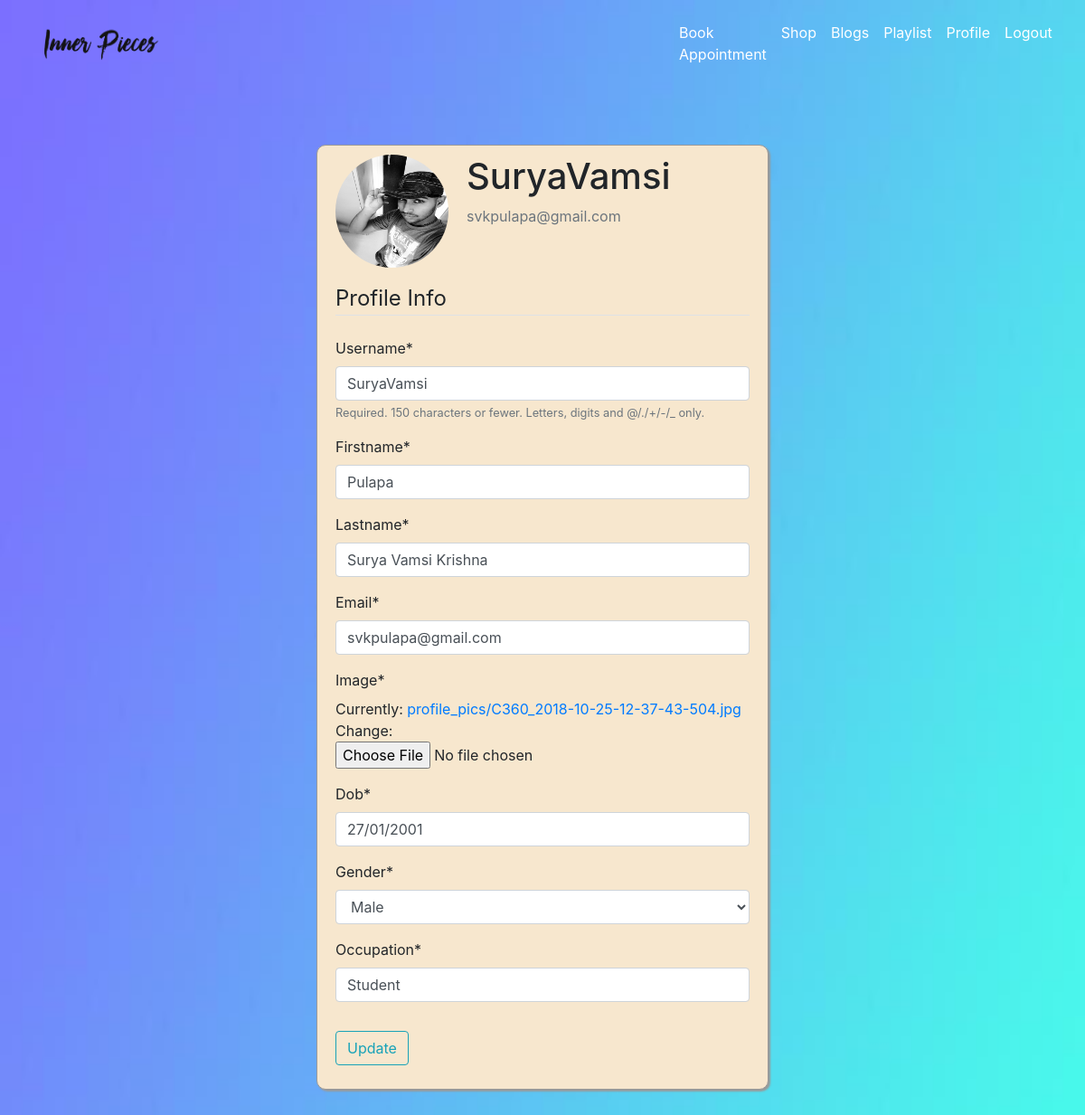
Screenshot of /profile/update (signed in) with the database file from the repository.
### users/models.py (models this page shows, shortened)
class User(AbstractUser):
    email = models.EmailField(verbose_name="email", max_length=60, unique=True)
    firstname = models.CharField(max_length = 200)
    lastname = models.CharField(max_length = 200)
    is_patient = models.BooleanField(default=False)
    is_doctor = models.BooleanField(default=False)
    image = models.ImageField(default='default.jpg',upload_to='profile_pics')
    tokey = models.CharField(max_length = 50, default='0')

class Patient(models.Model):
    user = models.OneToOneField(User, on_delete=models.CASCADE, primary_key=True)
    dob = models.DateField()
    age = models.IntegerField()
    CHOICES = (('M', 'Male'),('F', 'Female'),)
    gender = models.CharField(max_length = 1, choices = CHOICES)
    occupation = models.CharField(max_length = 200)

### users/views.py (the view, shortened to what this page needs)
# urls.py: path('profile/update', user_views.profile_update, name='profile_update'),
@login_required
def profile_update(request):
	if request.user.is_patient:
		if request.method == 'POST':
			form = UserUpdateForm(request.POST,request.FILES,instance=request.user )
			patient_form = PatientUpdateForm(request.POST,instance = request.user.patient)
			if form.is_valid() and patient_form.is_valid():
				form.save()
				patient_form.save()
				return redirect('profile')
		else:
			form = UserUpdateForm(instance=request.user)
			patient_form = PatientUpdateForm(instance = request.user.patient)
			print('form not valid')
			print(request.user.patient.dob)
			print(request.user.patient.dob.month)
			print(request.user.patient.dob.year)
			print(request.user.patient.dob.day)
		return render(request, 'users/profile_update.html',{'form':form, 'patient_form': patient_form})

### users/forms.py
class UserUpdateForm(forms.ModelForm):
    class Meta:
        model = User
        fields = ['username','firstname','lastname','email','image']

class PatientUpdateForm(forms.ModelForm):
    class Meta:
        model = Patient
        CHOICES = [('M','Male'),('F','Female')]
        gender = forms.ChoiceField(widget=forms.RadioSelect, choices=CHOICES)
        fields = ['dob','gender','occupation']
        widgets = {
            'dob': forms.DateInput(format=('%d/%m/%Y')),
        }

### users/templates/users/profile_update.html (shortened to what this page needs)
{% load static %}
<!DOCTYPE html>
<html lang="en">
	<head>
    	<link rel="stylesheet" type="text/css" href="{% static 'main.css' %}">
		<link href="{% static 'fonts/font-awesome/css/font-awesome.css' %}" rel="stylesheet">
		<link rel="stylesheet" href="https://maxcdn.bootstrapcdn.com/bootstrap/4.0.0/css/bootstrap.min.css">
	</head>
<body>
		<header>
			<nav class="navbar navbar-expand-lg fixed-top py-3" >
    <div class="container"><a href="{% url 'home-page' %}" class="navbar-brand"><img src="{% static 'logoname.png' %}" style="height: 40px; width: 132px;"></a>
          <div style="margin-left: 550px;">
          <div id="navbarSupportedContent" class="collapse navbar-collapse">
              <ul class="navbar-nav ml-auto">
                  <li class="nav-item active">
                      <a class="nav-link scroll-link" href="#one">Book Appointment <span class="sr-only">(current)</span></a>
                  </li>
                  <li class="nav-item">
                      <a class="nav-link scroll-link" href="{% url 'store' %}">Shop</a>
                  </li>
                  <li class="nav-item">
                      <a class="nav-link scroll-link" href="{% url 'blog-home' %}">Blogs</a>
                  </li>
                  <li class="nav-item">
                      <a class="nav-link scroll-link" href="#four">Playlist</a>
                  </li>
                  <li class="nav-item">
                      <a class="nav-link scroll-link" href="{% url 'profile' %}">Profile</a>
                  </li>
                  <li class="nav-item">
                      <a class="nav-link scroll-link" href="javascript:{document.getElementById('logout').submit()}" onclick="">Logout</a>
                  </li>
              </ul>
          </div>
          </div>
    </div>
  </nav>
			</header>
{% load crispy_forms_tags %}
    <div class="content-section aam content-section mx-auto" style="margin-top: 10em; background-color: #f7e7ce;border-radius: 10px; ">
      <div class="media">
        <img class="rounded-circle account-img" src="{{ user.image.url }}">
        <div class="media-body">
          <h2 class="account-heading">{{ user.username }}</h2>
		  <p class="text-secondary">{{ user.email }}</p>
        </div>
	  </div>
	  <form method="POST" enctype="multipart/form-data">
		<fieldset class="form-group">
			<legend class="border-bottom mb-4">Profile Info</legend>
			{% if user.is_authenticated %}
				{{ form|crispy}}
					{% if user.is_patient %}
						{{ patient_form|crispy }}
					{% else %}
						{{ doctor_form|crispy }}
					{% endif %}
			{% endif %}
		</fieldset>
		<div class="form-group">
			<button class="btn btn-outline-info" type="submit">Update</button>
		</div>
	</form>
	  </div>
<br>
<br>
<br>
<br>
<br>
<br>
<br>
<br>
<br>
<br>
<br>
<br>
<br>
	</body>
</html>

### bookApp/static/main.css (style rules this page uses)
* { box-sizing: border-box; }
body { background: #fafafa; color: #333333; margin-top: 5rem; }
h1, h2, h3, h4, h5, h6 { color: #444444; }
ul { margin: 0; }
.content-section { margin-left: 450px; margin-top: 140px; background: #ffffff; padding: 10px 20px; border: 1px solid #999; border-radius: 3px; margin-bottom: 20px; width: 500px; box-shadow: 2px 2px 2px #999; }
.aam { margin-left: 450px; margin-top: 140px; background: #ffffff; padding: 10px 20px; border: 1px solid #999; border-radius: 3px; margin-bottom: 20px; width: 500px; box-shadow: 2px 2px 2px #999; }
.account-img { height: 125px; width: 125px; margin-right: 20px; margin-bottom: 16px; }
.account-heading { font-size: 2.5rem; }
.btn { background-color: #2ecc71; }

### rows the page displays
User: image (picture), username "SuryaVamsi", email "svkpulapa@gmail.com", firstname "Pulapa", lastname "Surya Vamsi Krishna"
Patient: dob "27/01/2001", gender "Male", occupation "Student"
